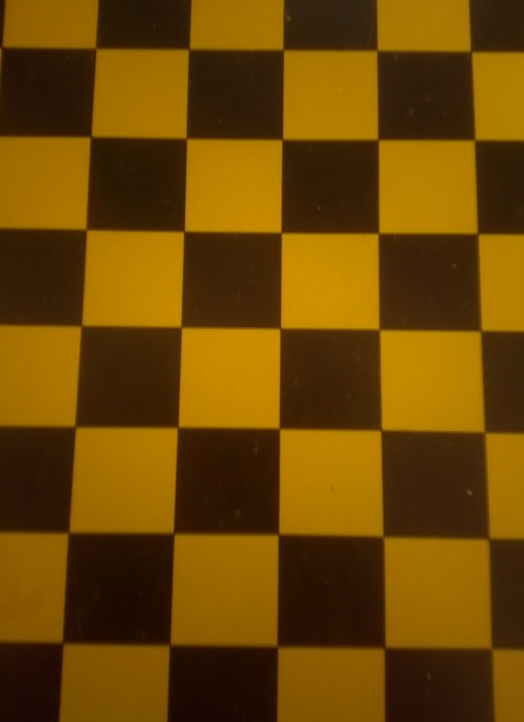
#> input picture PSO/images/good_checkers.png, 524 x 722 px, found by its file name
$ jupyter execute PSO_hw05_en.ipynb   (shell and % lines are left out)
#> lines starting #> are read from the running program, lines starting #| are printed output that depends on the picture
<a href="https://colab.research.google.com/github/kocurvik/edu/blob/master/PSO/notebooks/hw2025/PSO_hw05_en.ipynb" target="_parent"></a>

# Homework Exercise 5 - Edge Direction Histogram

Create a function that returns the distribution of pixels by edge directions into n bins. You can choose any filter, but also include a threshold to only consider strong edges.

You can find the angle from the gradient values using the trigonometric function `atan2`. You will then assign a bins to cover the n different directions, which will be evenly distributed. For example, for 4 bins it will be ranges in degrees: [-45, 45), [45, 135), [135, 225), [225, 315). The first bin should always be centered around 0 degrees so for 4 bins it is [-45, 45), but for 8 bins it is [-22.5, 22.5).

For an input grayscale image the output will be an n-dimensional array with the number of edges with given edge orientation for which the gradient norm is above a given threshold.

[cell 1]
import numpy as np
import cv2
from matplotlib import pyplot as plt

[cell 2]
def edge_direction_histogram(image, n, threshold=50):
  ...

You can test your program on these test images.

[cell 3]
def rotate_img(img, angle):
  image_center = tuple(np.array(img.shape[1::-1]) / 2)
  rot_mat = cv2.getRotationMatrix2D(image_center, angle, 1.0)
  result = cv2.warpAffine(img, rot_mat, img.shape[1::-1], flags=cv2.INTER_LINEAR)
  return result

a = np.array([[1,1,1,0,0,0]]).astype(float)
img = np.tile(a.T, (10, 60))
plt.imshow(img, cmap='gray')
plt.axis('off')
plt.show()
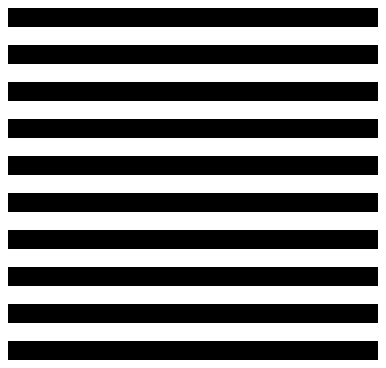
#> figure drawn by matplotlib, 1 panel
print('Histogram: ', edge_direction_histogram(img, 4, 0.5))

a = np.array([[1,1,1,0,0,0]]).astype(float)
img = np.tile(a, (60, 10))
plt.imshow(img, cmap='gray')
plt.axis('off')
plt.show()
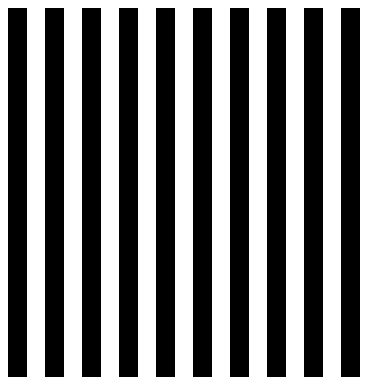
#> figure drawn by matplotlib, 1 panel
print('Histogram: ', edge_direction_histogram(img, 4, 0.5))


img = np.zeros([600, 600])
img = cv2.rectangle(img, (200, 200), (400, 500), 1.0, 5)

plt.imshow(img, cmap='gray')
plt.axis('off')
plt.show()
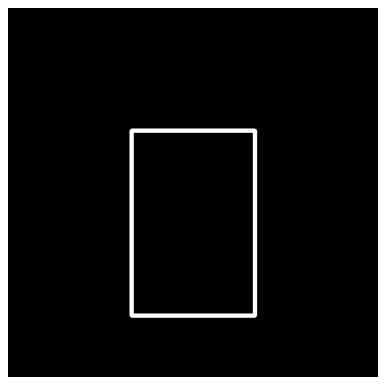
#> figure drawn by matplotlib, 1 panel
print('Histogram for 4 bins: ', edge_direction_histogram(img, 4, 0.5))
print('Histogram for 8 bins: ', edge_direction_histogram(img, 8, 0.5))
print('Histogram for 16 bins: ', edge_direction_histogram(img, 16, 0.5))

img = rotate_img(img, 45)
plt.imshow(img, cmap='gray')
plt.axis('off')
plt.show()
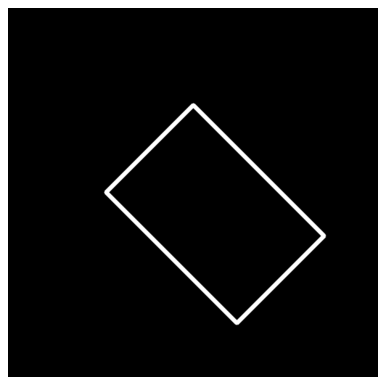
#> figure drawn by matplotlib, 1 panel
print('Histogram for 4 bins: ', edge_direction_histogram(img, 4, 0.5))
print('Histogram for 8 bins: ', edge_direction_histogram(img, 8, 0.5))
print('Histogram for 16 bins: ', edge_direction_histogram(img, 16, 0.5))


img = cv2.cvtColor(cv2.imread('good_checkers.png'), cv2.COLOR_BGR2GRAY)
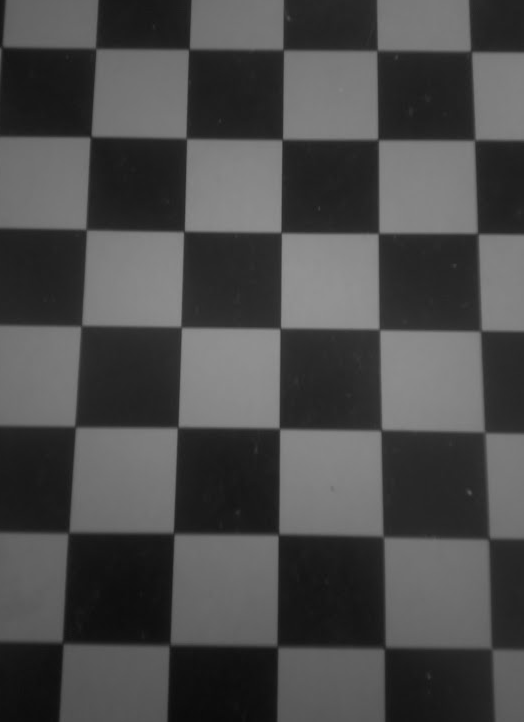
#> img: shape (722, 524); min 10, max 147, mean 75.2
plt.imshow(img, cmap='gray', vmin=0, vmax=255)
plt.axis('off')
plt.show()
print('Histogram for 4 bins: ', edge_direction_histogram(img, 4, 100))
#| Histogram for 4 bins:  None
print('Histogram for 8 bins: ', edge_direction_histogram(img, 8, 100))
#| Histogram for 8 bins:  None
print('Histogram for 16 bins: ', edge_direction_histogram(img, 16, 100))
#| Histogram for 16 bins:  None


img = cv2.cvtColor(cv2.imread('building.jpg'), cv2.COLOR_BGR2GRAY)
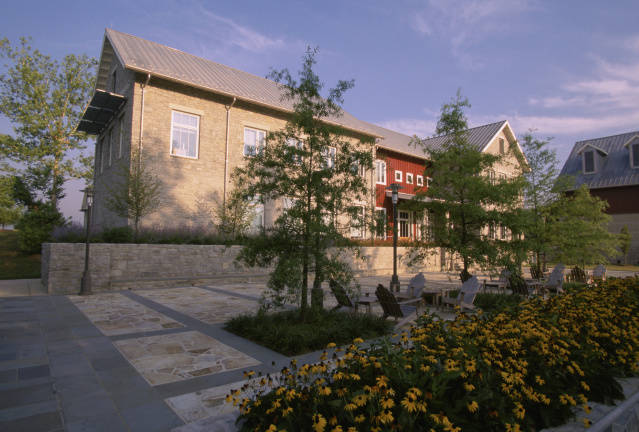
#> input picture pubs/building.jpg, 639 x 432 px, found by its file name
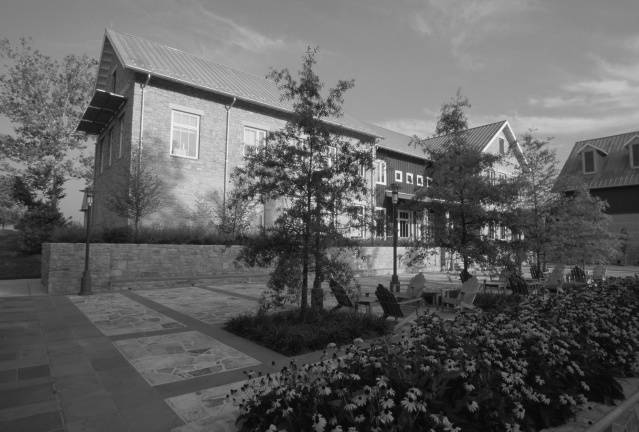
#> img: shape (432, 639); min 0, max 254, mean 96.8
plt.imshow(img, cmap='gray', vmin=0, vmax=255)
plt.axis('off')
plt.show()
print('Histogram for 4 bins: ', edge_direction_histogram(img, 4, 100))
#| Histogram for 4 bins:  None
print('Histogram for 8 bins: ', edge_direction_histogram(img, 8, 100))
#| Histogram for 8 bins:  None
print('Histogram for 16 bins: ', edge_direction_histogram(img, 16, 100))
#| Histogram for 16 bins:  None
